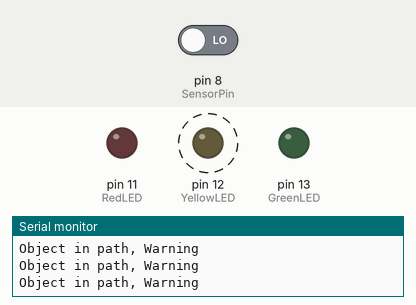
Simulated run of this sketch. Board: Arduino Uno, built with avr-gcc and run on an emulated ATmega328P. Shown: output pins drawn as LEDs (lit = HIGH), the last lines printed to the serial monitor. Dashed ring = blinking. The inputs (shaded band) are chosen by the test bench; at power-on: pin 8 (SensorPin) LOW.

Above: at 1.09 s.
1.3 s: pin 8 (SensorPin) driven HIGH
At 1.8 s:
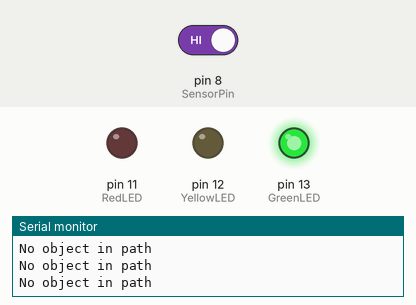
2.8 s: pin 8 (SensorPin) driven LOW
At 5.7 s:
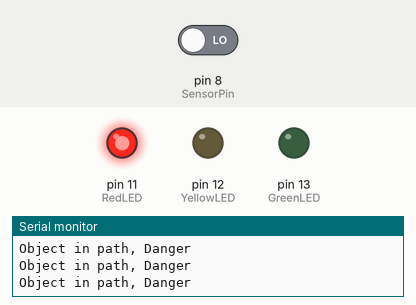
Timing chart, 0 to 7.2 s (numbered marks = the images above; inputs shaded):
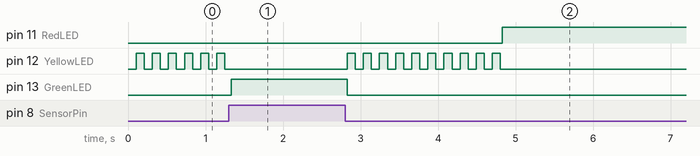

The sketch:

Proximity_Sensor.ino
```cpp
const int SensorPin = 8;
const int GreenLED = 13;
const int YellowLED = 12;
const int RedLED = 11;

const long interval = 2000;
unsigned long prevmillis = 0;

const long LEDinterval = 100;
unsigned long LEDprevmillis = 0;
bool LEDstate = LOW;

void blinkLED(int LEDPin, long interval, unsigned long &LEDprevmillis, unsigned long currentmillis, bool &LEDstate) {
  if (currentmillis - LEDprevmillis >= interval) {
    LEDprevmillis = currentmillis;
    LEDstate = !LEDstate;
  }
  digitalWrite(LEDPin, LEDstate);
}

void setup() {
  pinMode(SensorPin, INPUT);
  pinMode(GreenLED, OUTPUT);
  pinMode(YellowLED, OUTPUT);
  pinMode(RedLED, OUTPUT);


  Serial.begin(9600);
}

void loop() {
  bool ult = digitalRead(SensorPin);
  if (ult == HIGH) {
    Serial.println("No object in path");
    digitalWrite(GreenLED, HIGH);
    digitalWrite(RedLED, LOW);
    digitalWrite(YellowLED, LOW);

    prevmillis = millis();
  } else if (ult == LOW) {
    Serial.print("Object in path, ");
    unsigned long currentmillis = millis();
    if (currentmillis - prevmillis < interval) {
      digitalWrite(GreenLED, LOW);
      digitalWrite(RedLED, LOW);
      unsigned long LEDcurrentmillis = millis();
      blinkLED(YellowLED, LEDinterval, LEDprevmillis, LEDcurrentmillis, LEDstate);
      Serial.println("Warning");
    } else {
      digitalWrite(GreenLED, LOW);
      digitalWrite(RedLED, HIGH);
      digitalWrite(YellowLED, LOW);
      Serial.println("Danger");
    }
  } else {
    Serial.println("ERROR");
  }
}
```

Measured:
- after the input at 1.3 s, pin 11 (RedLED): stays LOW (without the input it goes to HIGH after 0.70 s); pin 12 (YellowLED): stops changing and stays LOW; pin 13 (GreenLED): LOW → HIGH at once
- after the input at 2.8 s, pin 11 (RedLED): LOW → HIGH after 2.0 s; pin 12 (YellowLED): alternates HIGH for 0.10 s and LOW for 0.10 s, 20 changes in all, then stays LOW, starting at once; pin 13 (GreenLED): HIGH → LOW at once
- by itself, pin 12 (YellowLED): alternates HIGH for 0.10 s and LOW for 0.10 s
